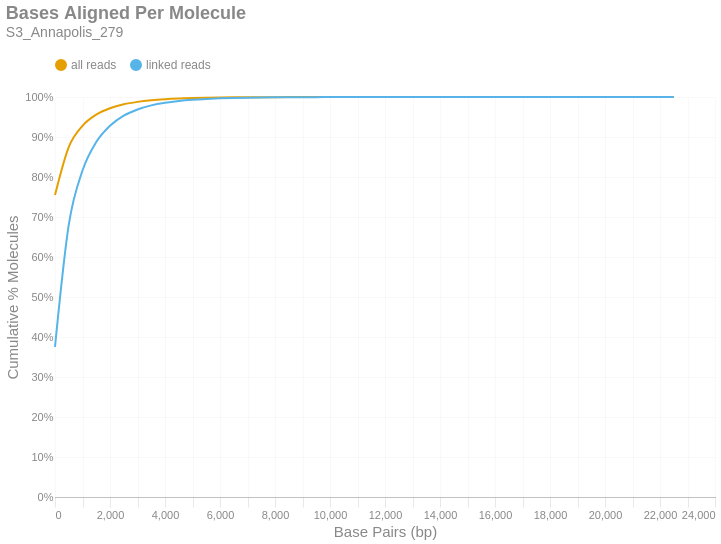

Notebook code for this chart:
### Markdown cell above
### Bases Aligned Per Molecule
This is a cumulative frequency distribution showing the number of base pairs aligned per unique molecule. These data are shown in 500 bp bins. There are two distributions: one with `all reads` (yellow) and another with only `linked reads` (blue). The percent of molecules in the `linked reads` distribution is relative to the total number of linked molecules.

### Code cell
if SKIPLR:
    print_html(f"Skipped")
else:
    binned_df = consolidated_hist(valids['aligned_bp'], mask, 500, True)
    with SafeRender(binned_df):
        (
            density_plot(binned_df, 'Bases Aligned Per Molecule', samplename, 'basesper')
            .encode(
                x=alt.X('bin:Q', title="Base Pairs (bp)").axis(tickMinStep=500).scale(padding=0),
                y=alt.Y('value:Q', title='Cumulative % Molecules')
                    .axis(format='%')
                    .scale(domain = [0,1])
                    .stack(False),
                color=alt.Color("key:N").scale(domain = ["all reads", "linked reads"]),
                tooltip = [
                    alt.Tooltip("key:N", title = "Data Type"),
                    alt.Tooltip("range_label:N", title="Bases Aligned Per Molecule"),
                    alt.Tooltip("value:Q", format = ".2%", title="% Molecules (Cum.)")
                ]
            )
        ).display()

### Figure 1 — Vega-Lite specification as saved in the notebook (floating-point values rounded to 4 significant figures)
{"width": "container", "height": 400, "config": {"title": {"anchor": "start", "dy": -15, "fontSize": 18, "color": "#888888", "subtitleColor": "#888888", "subtitleFontSize": 14}, "arc": {"fill": "#0072B2"}, "axis": {"domainColor": "#888888", "domainWidth": 0.5, "gridWidth": 0.2, "grid": false, "titleFontWeight": 400, "titleFontSize": 15, "labelFontSize": 11, "labelColor": "#888888", "tickColor": "#888888", "tickWidth": 0.2, "titleColor": "#888888"}, "axisBand": {"grid": false}, "axisX": {"grid": true, "tickSize": 10, "domainCap": "round"}, "axisY": {"domain": false, "grid": true, "tickSize": 0, "domainCap": "round"}, "background": "transparent", "header": {"labelFontSize": 15, "labelColor": "#888888", "titleFontSize": 15, "titleFontWeight": 600, "titleColor": "#888888"}, "legend": {"labelFont": "sans-serif", "labelFontSize": 12, "labelColor": "#888888", "symbolSize": 100, "symbolType": "circle", "titleFontSize": 12, "titlePadding": 10, "titleColor": "#888888", "title": null, "orient": "top"}, "range": {"category": ["#E69F00", "#56B4E9", "#009E73", "#F0E442", "#0072B2", "#D55E00", "#CC79A7", "#000000"], "diverging": ["#cfe8f3", "#a2d4ec", "#73bfe2", "#46abdb", "#1696d2", "#12719e"]}, "area": {"fill": "#0072B2", "fillOpacity": 0.7, "line": true, "strokeOpacity": 0.7}, "line": {"color": "#0072B2", "stroke": "#0072B2", "strokeWidth": 2}, "trail": {"color": "#0072B2", "stroke": "#0072B2", "strokeWidth": 0, "size": 1}, "point": {"filled": true, "fillOpacity": 1.0, "size": 95}, "text": {"color": "#888888", "fontSize": 11, "align": "right", "fontWeight": 400, "size": 11}, "bar": {"fill": "#0072B2", "stroke": null}, "view": {"stroke": null, "continuousWidth": 660, "continuousHeight": 400}}, "data": {"name": "data-53f007871eb1b082ef17f166125711d8"}, "mark": {"type": "line", "interpolate": "monotone", "point": {"opacity": 0, "size": 275}}, "encoding": {"color": {"field": "key", "scale": {"domain": ["all reads", "linked reads"]}, "type": "nominal"}, "tooltip": [{"field": "key", "title": "Data Type", "type": "nominal"}, {"field": "range_label", "title": "Bases Aligned Per Molecule", "type": "nominal"}, {"field": "value", "format": ".2%", "title": "% Molecules (Cum.)", "type": "quantitative"}], "x": {"axis": {"tickMinStep": 500}, "field": "bin", "scale": {"padding": 0}, "title": "Base Pairs (bp)", "type": "quantitative"}, "y": {"axis": {"format": "%"}, "field": "value", "scale": {"domain": [0, 1]}, "stack": false, "title": "Cumulative % Molecules", "type": "quantitative"}}, "params": [{"name": "param_c36ac31b6afebe62", "select": {"type": "point", "fields": ["key"]}, "bind": "legend"}], "title": {"text": "Bases Aligned Per Molecule", "subtitle": "S3_Annapolis_279"}, "transform": [{"fold": ["all reads (cumsum)", "linked reads (cumsum)"]}, {"calculate": "replace(datum.key, ' (cumsum)', '')", "as": "key"}, {"filter": {"param": "param_c36ac31b6afebe62"}}], "usermeta": {"embedOptions": {"downloadFileName": "S3_Annapolis_279.basesper"}}, "$schema": "https://vega.github.io/schema/vega-lite/v6.1.0.json", "datasets": {"data-53f007871eb1b082ef17f166125711d8": [{"bin": "0.0", "interval": "0.0-500.0", "all reads": 0.7549, "linked reads": 0.3754, "all reads (cumsum)": 0.7549, "linked reads (cumsum)": 0.3754, "range_label": "0-499"}, {"bin": "500.0", "interval": "500.0-1000.0", "all reads": 0.1199, "linked reads": 0.3049, "all reads (cumsum)": 0.8748, "linked reads (cumsum)": 0.6803, "range_label": "500-999"}, {"bin": "1000.0", "interval": "1000.0-1500.0", "all reads": 0.05318, "linked reads": 0.1358, "all reads (cumsum)": 0.928, "linked reads (cumsum)": 0.8161, "range_label": "1000-1499"}, {"bin": "1500.0", "interval": "1500.0-2000.0", "all reads": 0.02792, "linked reads": 0.0713, "all reads (cumsum)": 0.9559, "linked reads (cumsum)": 0.8874, "range_label": "1500-1999"}, {"bin": "2000.0", "interval": "2000.0-2500.0", "all reads": 0.01592, "linked reads": 0.04065, "all reads (cumsum)": 0.9718, "linked reads (cumsum)": 0.9281, "range_label": "2000-2499"}, {"bin": "2500.0", "interval": "2500.0-3000.0", "all reads": 0.009906, "linked reads": 0.0253, "all reads (cumsum)": 0.9817, "linked reads (cumsum)": 0.9533, "range_label": "2500-2999"}, {"bin": "3000.0", "interval": "3000.0-3500.0", "all reads": 0.006071, "linked reads": 0.0155, "all reads (cumsum)": 0.9878, "linked reads (cumsum)": 0.9689, "range_label": "3000-3499"}, {"bin": "3500.0", "interval": "3500.0-4000.0", "all reads": 0.004006, "linked reads": 0.01023, "all reads (cumsum)": 0.9918, "linked reads (cumsum)": 0.9791, "range_label": "3500-3999"}, {"bin": "4000.0", "interval": "4000.0-4500.0", "all reads": 0.002606, "linked reads": 0.006654, "all reads (cumsum)": 0.9944, "linked reads (cumsum)": 0.9857, "range_label": "4000-4499"}, {"bin": "4500.0", "interval": "4500.0-5000.0", "all reads": 0.001762, "linked reads": 0.004499, "all reads (cumsum)": 0.9962, "linked reads (cumsum)": 0.9902, "range_label": "4500-4999"}, {"bin": "5000.0", "interval": "5000.0-5500.0", "all reads": 0.00119, "linked reads": 0.00304, "all reads (cumsum)": 0.9974, "linked reads (cumsum)": 0.9933, "range_label": "5000-5499"}, {"bin": "5500.0", "interval": "5500.0-6000.0", "all reads": 0.0007957, "linked reads": 0.002032, "all reads (cumsum)": 0.9982, "linked reads (cumsum)": 0.9953, "range_label": "5500-5999"}, {"bin": "6000.0", "interval": "6000.0-6500.0", "all reads": 0.0005555, "linked reads": 0.001419, "all reads (cumsum)": 0.9987, "linked reads (cumsum)": 0.9967, "range_label": "6000-6499"}, {"bin": "6500.0", "interval": "6500.0-7000.0", "all reads": 0.0003817, "linked reads": 0.0009747, "all reads (cumsum)": 0.9991, "linked reads (cumsum)": 0.9977, "range_label": "6500-6999"}, {"bin": "7000.0", "interval": "7000.0-7500.0", "all reads": 0.0002578, "linked reads": 0.0006582, "all reads (cumsum)": 0.9994, "linked reads (cumsum)": 0.9984, "range_label": "7000-7499"}, {"bin": "7500.0", "interval": "7500.0-8000.0", "all reads": 0.0001873, "linked reads": 0.0004783, "all reads (cumsum)": 0.9995, "linked reads (cumsum)": 0.9988, "range_label": "7500-7999"}, {"bin": "8000.0", "interval": "8000.0-8500.0", "all reads": 0.0001348, "linked reads": 0.0003443, "all reads (cumsum)": 0.9997, "linked reads (cumsum)": 0.9992, "range_label": "8000-8499"}, {"bin": "8500.0", "interval": "8500.0-9000.0", "all reads": 8.639e-05, "linked reads": 0.0002206, "all reads (cumsum)": 0.9998, "linked reads (cumsum)": 0.9994, "range_label": "8500-8999"}, {"bin": "9000.0", "interval": "9000.0-9500.0", "all reads": 6.54e-05, "linked reads": 0.000167, "all reads (cumsum)": 0.9998, "linked reads (cumsum)": 0.9996, "range_label": "9000-9499"}, {"bin": "9500.0", "interval": "9500.0-10000.0", "all reads": 4.521e-05, "linked reads": 0.0001155, "all reads (cumsum)": 0.9999, "linked reads (cumsum)": 0.9997, "range_label": "9500-9999"}, {"bin": "10000.0", "interval": "10000.0-10500.0", "all reads": 3.553e-05, "linked reads": 9.072e-05, "all reads (cumsum)": 0.9999, "linked reads (cumsum)": 0.9998, "range_label": "10000-10499"}, {"bin": "10500.0", "interval": "10500.0-11000.0", "all reads": 2.382e-05, "linked reads": 6.082e-05, "all reads (cumsum)": 0.9999, "linked reads (cumsum)": 0.9998, "range_label": "10500-10999"}, {"bin": "11000.0", "interval": "11000.0-11500.0", "all reads": 1.897e-05, "linked reads": 4.845e-05, "all reads (cumsum)": 1.0, "linked reads (cumsum)": 0.9999, "range_label": "11000-11499"}, {"bin": "11500.0", "interval": "11500.0-12000.0", "all reads": 1.11e-05, "linked reads": 2.835e-05, "all reads (cumsum)": 1.0, "linked reads (cumsum)": 0.9999, "range_label": "11500-11999"}, {"bin": "12000.0", "interval": "12000.0-12500.0", "all reads": 9.487e-06, "linked reads": 2.423e-05, "all reads (cumsum)": 1.0, "linked reads (cumsum)": 0.9999, "range_label": "12000-12499"}, {"bin": "12500.0", "interval": "12500.0-13000.0", "all reads": 6.661e-06, "linked reads": 1.701e-05, "all reads (cumsum)": 1.0, "linked reads (cumsum)": 1.0, "range_label": "12500-12999"}, {"bin": "13000.0", "interval": "13000.0-13500.0", "all reads": 5.652e-06, "linked reads": 1.443e-05, "all reads (cumsum)": 1.0, "linked reads (cumsum)": 1.0, "range_label": "13000-13499"}, {"bin": "13500.0", "interval": "13500.0-14000.0", "all reads": 2.826e-06, "linked reads": 7.216e-06, "all reads (cumsum)": 1.0, "linked reads (cumsum)": 1.0, "range_label": "13500-13999"}, {"bin": "14000.0", "interval": "14000.0-14500.0", "all reads": 2.422e-06, "linked reads": 6.185e-06, "all reads (cumsum)": 1.0, "linked reads (cumsum)": 1.0, "range_label": "14000-14499"}, {"bin": "14500.0", "interval": "14500.0-15000.0", "all reads": 1.211e-06, "linked reads": 3.093e-06, "all reads (cumsum)": 1.0, "linked reads (cumsum)": 1.0, "range_label": "14500-14999"}, {"bin": "15000.0", "interval": "15000.0-15500.0", "all reads": 1.413e-06, "linked reads": 3.608e-06, "all reads (cumsum)": 1.0, "linked reads (cumsum)": 1.0, "range_label": "15000-15499"}, {"bin": "15500.0", "interval": "15500.0-16000.0", "all reads": 8.074e-07, "linked reads": 2.062e-06, "all reads (cumsum)": 1.0, "linked reads (cumsum)": 1.0, "range_label": "15500-15999"}, {"bin": "16000.0", "interval": "16000.0-16500.0", "all reads": 1.413e-06, "linked reads": 3.608e-06, "all reads (cumsum)": 1.0, "linked reads (cumsum)": 1.0, "range_label": "16000-16499"}, {"bin": "16500.0", "interval": "16500.0-17000.0", "all reads": 2.018e-07, "linked reads": 5.154e-07, "all reads (cumsum)": 1.0, "linked reads (cumsum)": 1.0, "range_label": "16500-16999"}, {"bin": "17000.0", "interval": "17000.0-17500.0", "all reads": 6.055e-07, "linked reads": 1.546e-06, "all reads (cumsum)": 1.0, "linked reads (cumsum)": 1.0, "range_label": "17000-17499"}, {"bin": "17500.0", "interval": "17500.0-18000.0", "all reads": 2.018e-07, "linked reads": 5.154e-07, "all reads (cumsum)": 1.0, "linked reads (cumsum)": 1.0, "range_label": "17500-17999"}, {"bin": "18000.0", "interval": "18000.0-18500.0", "all reads": 4.037e-07, "linked reads": 1.031e-06, "all reads (cumsum)": 1.0, "linked reads (cumsum)": 1.0, "range_label": "18000-18499"}, {"bin": "18500.0", "interval": "18500.0-19000.0", "all reads": 2.018e-07, "linked reads": 5.154e-07, "all reads (cumsum)": 1.0, "linked reads (cumsum)": 1.0, "range_label": "18500-18999"}, {"bin": "19000.0", "interval": "19000.0-19500.0", "all reads": 0.0, "linked reads": 0.0, "all reads (cumsum)": 1.0, "linked reads (cumsum)": 1.0, "range_label": "19000-19499"}, {"bin": "19500.0", "interval": "19500.0-20000.0", "all reads": 2.018e-07, "linked reads": 5.154e-07, "all reads (cumsum)": 1.0, "linked reads (cumsum)": 1.0, "range_label": "19500-19999"}, {"bin": "20000.0", "interval": "20000.0-20500.0", "all reads": 2.018e-07, "linked reads": 5.154e-07, "all reads (cumsum)": 1.0, "linked reads (cumsum)": 1.0, "range_label": "20000-20499"}, {"bin": "20500.0", "interval": "20500.0-21000.0", "all reads": 0.0, "linked reads": 0.0, "all reads (cumsum)": 1.0, "linked reads (cumsum)": 1.0, "range_label": "20500-20999"}, {"bin": "21000.0", "interval": "21000.0-21500.0", "all reads": 0.0, "linked reads": 0.0, "all reads (cumsum)": 1.0, "linked reads (cumsum)": 1.0, "range_label": "21000-21499"}, {"bin": "21500.0", "interval": "21500.0-22000.0", "all reads": 0.0, "linked reads": 0.0, "all reads (cumsum)": 1.0, "linked reads (cumsum)": 1.0, "range_label": "21500-21999"}, {"bin": "22000.0", "interval": "22000.0-22500.0", "all reads": 0.0, "linked reads": 0.0, "all reads (cumsum)": 1.0, "linked reads (cumsum)": 1.0, "range_label": "22000-22499"}, {"bin": "22500.0", "interval": "22500.0-23000.0", "all reads": 2.018e-07, "linked reads": 5.154e-07, "all reads (cumsum)": 1.0, "linked reads (cumsum)": 1.0, "range_label": "22500-22999"}]}}
